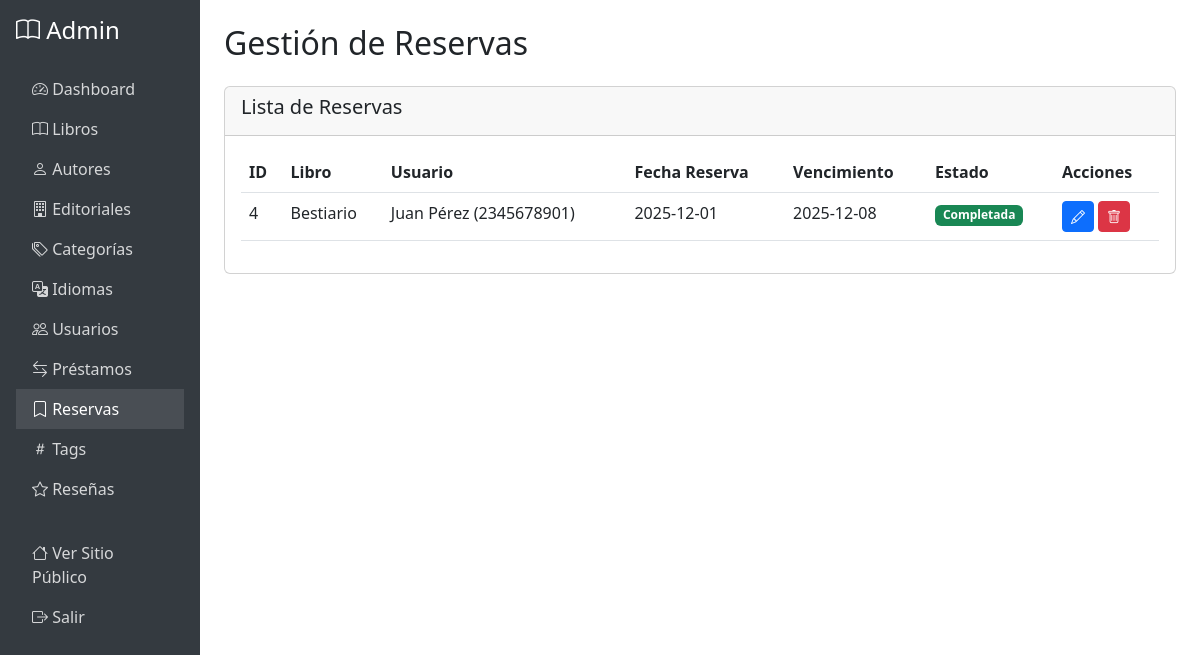
/admin/reservas.php (signed in), run on the app's committed database.
### tables this page shows
CREATE TABLE IF NOT EXISTS reservas (
    id INT PRIMARY KEY AUTO_INCREMENT,
    libro_id INT NOT NULL,
    usuario_id INT NOT NULL,
    fecha_reserva DATE NOT NULL,
    fecha_vencimiento DATE NOT NULL,
    estado ENUM('Pendiente', 'Completada', 'Cancelada', 'Vencida') DEFAULT 'Pendiente',
    fecha_notificacion DATE NULL,
    ip_address VARCHAR(45) NULL,
    created_at TIMESTAMP DEFAULT CURRENT_TIMESTAMP,
    updated_at TIMESTAMP DEFAULT CURRENT_TIMESTAMP ON UPDATE CURRENT_TIMESTAMP,
    FOREIGN KEY (libro_id) REFERENCES libros(id) ON DELETE CASCADE,
    FOREIGN KEY (usuario_id) REFERENCES usuarios(id) ON DELETE CASCADE,
    INDEX idx_libro (libro_id),
    INDEX idx_usuario (usuario_id),
    INDEX idx_estado (estado),
    INDEX idx_fecha_vencimiento (fecha_vencimiento),
    INDEX idx_ip_fecha (ip_address, fecha_reserva)
);

CREATE TABLE IF NOT EXISTS libros (
    id INT PRIMARY KEY AUTO_INCREMENT,
    isbn VARCHAR(20) UNIQUE,
    codigo_interno VARCHAR(50) UNIQUE NOT NULL,
    titulo VARCHAR(255) NOT NULL,
    subtitulo VARCHAR(255),
    editorial_id INT,
    anio_publicacion INT,
    edicion VARCHAR(50),
    lugar_publicacion VARCHAR(100),
    numero_paginas INT,
    idioma_id INT,
    formato ENUM('Tapa dura', 'Tapa blanda', 'Rústica', 'Espiral', 'Otro') DEFAULT 'Tapa blanda',
    dimensiones VARCHAR(50),
    sinopsis TEXT,
    clasificacion_dewey VARCHAR(20),
    estado_fisico ENUM('Excelente', 'Bueno', 'Regular', 'Malo', 'Requiere reparación', 'Perdido') NOT NULL DEFAULT 'Bueno',
    estado_disponibilidad ENUM('Disponible', 'Prestado', 'Reservado', 'En reparación', 'No disponible') NOT NULL DEFAULT 'Disponible',
    ubicacion_fisica VARCHAR(100),
    fecha_adquisicion DATE,
    metodo_adquisicion ENUM('Compra', 'Donación', 'Intercambio', 'Préstamo permanente') DEFAULT 'Donación',
    precio_compra DECIMAL(10,2),
    donante VARCHAR(100),
    numero_prestamos INT DEFAULT 0,
    ultima_fecha_prestamo DATE,
    ultima_fecha_devolucion DATE,
    url_portada VARCHAR(255),
    recomendado_para VARCHAR(50),
    valoracion_promedio DECIMAL(3,2) DEFAULT 0.00,
    numero_resenas INT DEFAULT 0,
    destacado BOOLEAN DEFAULT FALSE,
    notas TEXT,
    created_at TIMESTAMP DEFAULT CURRENT_TIMESTAMP,
    updated_at TIMESTAMP DEFAULT CURRENT_TIMESTAMP ON UPDATE CURRENT_TIMESTAMP,
    deleted_at TIMESTAMP NULL,
    FOREIGN KEY (editorial_id) REFERENCES editoriales(id) ON DELETE SET NULL,
    FOREIGN KEY (idioma_id) REFERENCES idiomas(id) ON DELETE SET NULL,
    INDEX idx_titulo (titulo),
    INDEX idx_isbn (isbn),
    INDEX idx_codigo_interno (codigo_interno),
    INDEX idx_estado_disponibilidad (estado_disponibilidad),
    INDEX idx_destacado (destacado),
    INDEX idx_deleted_at (deleted_at)
);

CREATE TABLE IF NOT EXISTS usuarios (
    id INT PRIMARY KEY AUTO_INCREMENT,
    numero_cedula VARCHAR(50) UNIQUE NOT NULL,
    nombre VARCHAR(255) NOT NULL,
    apellido VARCHAR(255) NOT NULL,
    email VARCHAR(255) UNIQUE,
    telefono VARCHAR(20),
    direccion TEXT,
    fecha_nacimiento DATE,
    fecha_registro TIMESTAMP DEFAULT CURRENT_TIMESTAMP,
    estado ENUM('Activo', 'Inactivo', 'Suspendido') DEFAULT 'Activo',
    notas TEXT,
    created_at TIMESTAMP DEFAULT CURRENT_TIMESTAMP,
    updated_at TIMESTAMP DEFAULT CURRENT_TIMESTAMP ON UPDATE CURRENT_TIMESTAMP,
    deleted_at TIMESTAMP NULL,
    INDEX idx_nombre (nombre, apellido),
    INDEX idx_estado (estado)
);

### config/database.php (called while the page is built, shortened)
<?php
class Database {
    private static $instance = null;
    private $connection;
    private $host = 'localhost';
    private $dbname = 'biblio';
    private $username = 'root';
    private $password = 'root';
    private $charset = 'utf8mb4';
    private function __construct() {
        try {
            $dsn = "mysql:host={$this->host};dbname={$this->dbname};charset={$this->charset}";
            $options = [
                PDO::ATTR_ERRMODE => PDO::ERRMODE_EXCEPTION,
                PDO::ATTR_DEFAULT_FETCH_MODE => PDO::FETCH_ASSOC,
                PDO::ATTR_EMULATE_PREPARES => false,
            ];
            $this->connection = new PDO($dsn, $this->username, $this->password, $options);
            $this->connection->exec("SET NAMES 'utf8mb4' COLLATE 'utf8mb4_unicode_ci'");
            $this->connection->exec("SET CHARACTER SET utf8mb4");
        } catch (PDOException $e) {
            die("Error de conexión: " . $e->getMessage());
        }
    }
    public static function getInstance() {
        if (self::$instance === null) {
            self::$instance = new self();
        }
        return self::$instance;
    }
    public function getConnection() {
        return $this->connection;
    }
}

### models/Model.php (called while the page is built, shortened)
<?php
require_once __DIR__ . '/../config/database.php';
class Model {
    protected $db;
    public function __construct($table) {
        $this->db = Database::getInstance()->getConnection();
    }
    public function query($sql, $params = []) {
        $stmt = $this->db->prepare($sql);
        $stmt->execute($params);
        return $stmt->fetchAll();
    }
}

### admin/reservas.php (the view, shortened to what this page needs)
<?php
require_once '../config/database.php';
require_once '../models/Model.php';
$model = new Model('reservas');
$reservas = $model->query("
    SELECT r.*, l.titulo AS libro_titulo, l.codigo_interno,
           u.nombre AS usuario_nombre, u.apellido AS usuario_apellido, u.numero_cedula
    FROM reservas r
    INNER JOIN libros l ON r.libro_id = l.id
    INNER JOIN usuarios u ON r.usuario_id = u.id
    ORDER BY r.fecha_reserva DESC
");
?>
<!DOCTYPE html>
<html lang="es">
<head>
    <link href="https://cdn.jsdelivr.net/npm/bootstrap@5.3.0/dist/css/bootstrap.min.css" rel="stylesheet">
    <link rel="stylesheet" href="https://cdn.jsdelivr.net/npm/bootstrap-icons@1.11.0/font/bootstrap-icons.css">
</head>
<body>
    <?php include 'includes/header.php'; ?>
    <main class="col-md-9 col-lg-10 ms-sm-auto px-md-4 py-4">
        <h1 class="h2 mb-4">Gestión de Reservas</h1>
        <div class="card">
            <div class="card-header">
                <h5>Lista de Reservas</h5>
            </div>
            <div class="card-body">
                <div class="table-responsive">
                    <table class="table table-hover">
                        <thead>
                            <tr>
                                <th>ID</th>
                                <th>Libro</th>
                                <th>Usuario</th>
                                <th>Fecha Reserva</th>
                                <th>Vencimiento</th>
                                <th>Estado</th>
                                <th>Acciones</th>
                            </tr>
                        </thead>
                        <tbody>
                            <?php foreach ($reservas as $reserva): ?>
                                <?php
                                $diasVencido = 0;
                                ?>
                                <tr class="<?php echo $diasVencido > 0 ? 'table-warning' : ''; ?>">
                                    <td><?php echo $reserva['id']; ?></td>
                                    <td><?php echo htmlspecialchars($reserva['libro_titulo']); ?></td>
                                    <td><?php echo htmlspecialchars($reserva['usuario_nombre'] . ' ' . $reserva['usuario_apellido'] . ' (' . $reserva['numero_cedula'] . ')'); ?></td>
                                    <td><?php echo $reserva['fecha_reserva']; ?></td>
                                    <td><?php echo $reserva['fecha_vencimiento']; ?></td>
                                    <td>
                                        <span class="badge bg-<?php
                                            echo $reserva['estado'] == 'Pendiente' ? 'warning' :
                                                ($reserva['estado'] == 'Completada' ? 'success' : 'secondary');
                                        ?>">
                                            <?php echo htmlspecialchars($reserva['estado']); ?>
                                        </span>
                                    </td>
                                    <td>
                                        <button type="button" class="btn btn-sm btn-primary" data-bs-toggle="modal" data-bs-target="#editModal<?php echo $reserva['id']; ?>">
                                            <i class="bi bi-pencil"></i>
                                        </button>
                                        <form method="POST" style="display:inline;" onsubmit="return confirm('¿Eliminar esta reserva?');">
                                            <button type="submit" name="delete" class="btn btn-sm btn-danger">
                                                <i class="bi bi-trash"></i>
                                            </button>
                                        </form>
                                    </td>
                                </tr>
                            <?php endforeach; ?>
                        </tbody>
                    </table>
                </div>
            </div>
        </div>
    </main>
    <?php include 'includes/footer.php'; ?>
</body>
</html>

### data on the page
reservas: id "4", libro.titulo "Bestiario", usuario.numero_cedula "Juan Pérez (2345678901)", fecha_reserva "2025-12-01", fecha_vencimiento "2025-12-08", estado "Completada"
